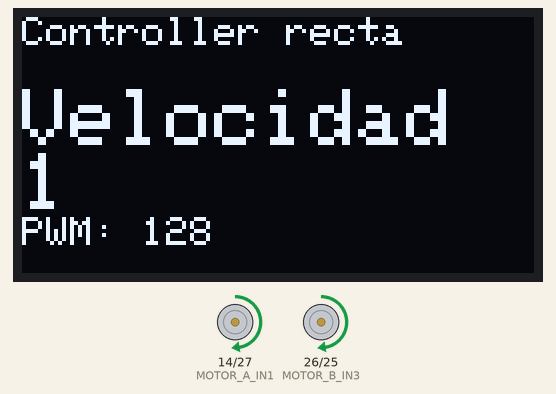
Bench run of a program on a simulated ESP32. Shown: 128×64 one-colour display, motor-driver pin pairs drawn as motors (green arrow = first pin HIGH = forward, orange = second pin HIGH = backward, longer = more drive). What the program prints to the serial monitor is not drawn.

Above: at 0.4 s.
At 3.4 s:
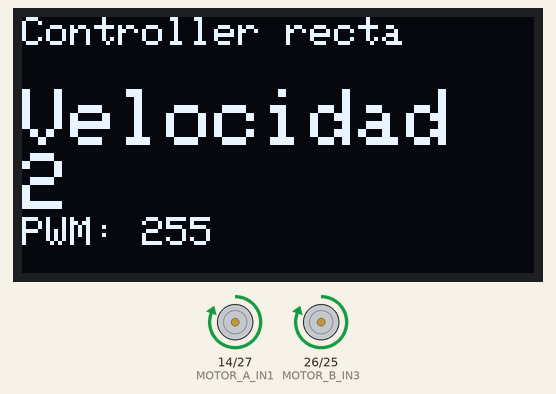
Timing chart, 0 to 130.0 s (numbered marks = the images above):
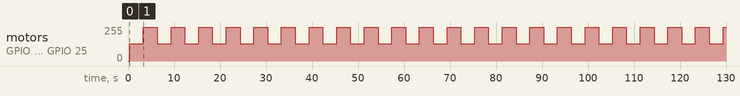

Measured:
- by itself, motor on GPIO 14 (MOTOR_A_IN1) / GPIO 27 (MOTOR_A_IN2), motor on GPIO 26 (MOTOR_B_IN3) / GPIO 25 (MOTOR_B_IN4): alternates forward 255/255 for 3.0 s and forward 128/255 for 3.0 s
- what the display in image 0 shows lasts 3.0 s, from 0.4 s to 3.4 s

The program:

main.cpp
```cpp
#include <Arduino.h>
#include <Wire.h>
#include <Adafruit_SSD1306.h>
#include "robot_config.h"
#include "oled_config.h"

Adafruit_SSD1306 oled(OLED_WIDTH, OLED_HEIGHT, &Wire, -1);

enum SpeedMode {
    SPEED_MODE_1 = 0,
    SPEED_MODE_2 = 1
};

SpeedMode currentMode = SPEED_MODE_1;
unsigned long lastSwitchMs = 0;
bool oledReady = false;

// INVERTIR LOGICA: "adelante" es reversa real, "reversa" es avance real
// Toggle para invertir sentido: true = frente (como está ahora), false = reversa
bool sentido_frente = true;

void motors_forward(uint8_t pwmLeft, uint8_t pwmRight) {
    if (sentido_frente) {
        // Frente (como está ahora)
        digitalWrite(MOTOR_A_IN2, LOW);
        ledcWrite(MOTOR_A_PWM_CH, pwmLeft); // PWM en IN1
        digitalWrite(MOTOR_B_IN4, LOW);
        ledcWrite(MOTOR_B_PWM_CH, pwmRight); // PWM en IN3
    } else {
        // Reversa (invierte lógica)
        digitalWrite(MOTOR_A_IN1, LOW);
        ledcWrite(MOTOR_A_PWM_CH, 0);
        digitalWrite(MOTOR_A_IN2, HIGH);
        digitalWrite(MOTOR_B_IN3, LOW);
        ledcWrite(MOTOR_B_PWM_CH, 0);
        digitalWrite(MOTOR_B_IN4, HIGH);
    }
}

void motors_stop() {
    // Apaga ambos motores
    ledcWrite(MOTOR_A_PWM_CH, 0); // PWM a 0
    ledcWrite(MOTOR_B_PWM_CH, 0);
    digitalWrite(MOTOR_A_IN2, LOW);
    digitalWrite(MOTOR_B_IN4, LOW);
}

void oled_show_mode(SpeedMode mode, uint8_t pwm) {
    if (!oledReady) {
        return;
    }

    oled.clearDisplay();
    oled.setTextSize(1);
    oled.setTextColor(SSD1306_WHITE);
    oled.setCursor(0, 0);
    oled.println("Controller recta");

    oled.setTextSize(2);
    oled.setCursor(0, 18);
    if (mode == SPEED_MODE_1) {
        oled.println("Velocidad 1");
    } else {
        oled.println("Velocidad 2");
    }

    oled.setTextSize(1);
    oled.setCursor(0, 50);
    oled.print("PWM: ");
    oled.print(pwm);
    oled.display();
}

void apply_mode(SpeedMode mode) {
    uint8_t pwm = (mode == SPEED_MODE_1) ? SPEED_1_PWM : SPEED_2_PWM;

    motors_forward(pwm, pwm);
    oled_show_mode(mode, pwm);

    Serial.print("[MODE] ");
    if (mode == SPEED_MODE_1) {
        Serial.println("Velocidad 1");
    } else {
        Serial.println("Velocidad 2");
    }

    // Estado de motores
    Serial.print("MOTORA: ");
    if (pwm > 0) {
        Serial.print("ON, PWM=");
        Serial.println(pwm);
    } else {
        Serial.println("OFF");
    }
    Serial.print("MOTORB: ");
    if (pwm > 0) {
        Serial.print("ON, PWM=");
        Serial.println(pwm);
    } else {
        Serial.println("OFF");
    }
    Serial.println("----------------------");
}


void setup() {
    Serial.begin(115200);
    delay(300);
    Serial.println("\n=== Controller Linea Recta ===");

    pinMode(MOTOR_A_IN1, OUTPUT);
    pinMode(MOTOR_A_IN2, OUTPUT);
    pinMode(MOTOR_B_IN3, OUTPUT);
    pinMode(MOTOR_B_IN4, OUTPUT);

    ledcSetup(MOTOR_A_PWM_CH, MOTOR_PWM_FREQ, MOTOR_PWM_RES);
    ledcSetup(MOTOR_B_PWM_CH, MOTOR_PWM_FREQ, MOTOR_PWM_RES);
    ledcAttachPin(MOTOR_A_IN1, MOTOR_A_PWM_CH); // PWM solo en IN1
    ledcAttachPin(MOTOR_B_IN3, MOTOR_B_PWM_CH); // PWM solo en IN3

    motors_stop();

    Wire.begin(OLED_SDA, OLED_SCL);
    if (!oled.begin(SSD1306_SWITCHCAPVCC, OLED_ADDR)) {
        Serial.println("[OLED] Init failed");
        oledReady = false;
    } else {
        oledReady = true;
    }

    currentMode = SPEED_MODE_1;
    apply_mode(currentMode);
    lastSwitchMs = millis();
}

void loop() {
    const unsigned long now = millis();

    // Cambia velocidad cada 1 segundo
    if (now - lastSwitchMs >= 3000) {
        currentMode = (currentMode == SPEED_MODE_1) ? SPEED_MODE_2 : SPEED_MODE_1;
        apply_mode(currentMode);
        lastSwitchMs = now;
    }
}
```

oled_config.h
```cpp
#pragma once

#define OLED_SDA 21
#define OLED_SCL 22
#define OLED_ADDR 0x3C
#define OLED_WIDTH 128
#define OLED_HEIGHT 64
```

robot_config.h
```cpp
#pragma once

// GPIO pins for NodeMCU ESP32
// Motor A (left wheel)
#define MOTOR_A_IN1 14
#define MOTOR_A_IN2 27

// Motor B (right wheel)
#define MOTOR_B_IN3 26
#define MOTOR_B_IN4 25

// PWM channels
#define MOTOR_A_PWM_CH 0
#define MOTOR_B_PWM_CH 1
#define MOTOR_PWM_FREQ 1000
#define MOTOR_PWM_RES 8


// Speed profiles (0-255)
// SPEED_1_PWM: 50% duty cycle (aprox. 2.5V si Vcc=5V)
#define SPEED_1_PWM 128
// SPEED_2_PWM: 100% duty cycle (5V si Vcc=5V)
#define SPEED_2_PWM 255

// Alternate between speeds every 5 seconds
#define SPEED_SWITCH_INTERVAL_MS 5000
```
